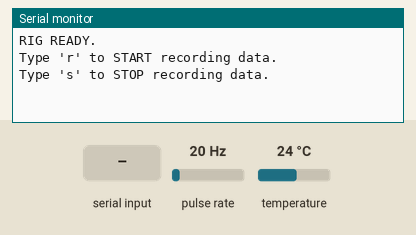
Bench run of a sketch on a simulated Arduino Uno, built with avr-gcc and run on an emulated ATmega328P. On the bench: the last lines printed to the serial monitor. Wiring (inferred from the names in the program): pulse sensor: data pin 2. Inputs (shaded band) come from the test bench; at power-on: pulse rate 20 Hz, temperature 24 °C.

Above: at 1.2 s.
1.3 s: "r" received over Serial
At 2.5 s:
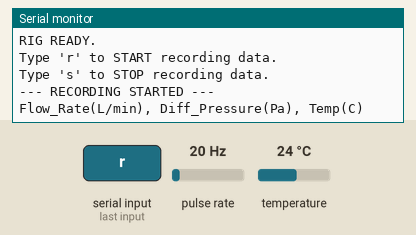
2.8 s: "s" received over Serial
At 3.9 s:
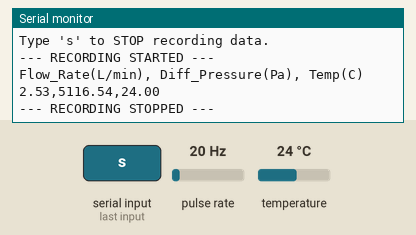

Measured:
- after the input at 1.3 s, the serial monitor: prints a new line at once (image 1)
- after the input at 2.8 s, the serial monitor: prints a new line after 0.29 s (image 2)

The sketch:

yfb10.ino
```cpp
#include <OneWire.h>
#include <DallasTemperature.h>

// --- PIN ASSIGNMENTS ---
const int flowPin = 2;
const int tempPin = 4;
const int pressurePin = A0;

// --- SENSOR SETUP ---
OneWire oneWire(tempPin);
DallasTemperature tempSensor(&oneWire);

volatile int pulseCount = 0;
float flowRate = 0.0;
const float calibrationFactor = 7.9;
unsigned long oldTime = 0;

// --- RECORDING CONTROL ---
boolean isRecording = false; // Starts paused!

void pulseCounter() {
  pulseCount++;
}

void setup() {
  Serial.begin(9600);

  pinMode(flowPin, INPUT);
  attachInterrupt(digitalPinToInterrupt(flowPin), pulseCounter, FALLING);
  tempSensor.begin();

  // Instructions for the user
  Serial.println("RIG READY.");
  Serial.println("Type 'r' to START recording data.");
  Serial.println("Type 's' to STOP recording data.");
}

void loop() {

  // --- LISTEN FOR KEYBOARD COMMANDS ---
  if (Serial.available() > 0) {
    char command = Serial.read();

    if (command == 'r' && isRecording == false) {
      isRecording = true;
      Serial.println("--- RECORDING STARTED ---");
      Serial.println("Flow_Rate(L/min), Diff_Pressure(Pa), Temp(C)"); // CSV Header
      oldTime = millis(); // Reset timer so we get exactly 1 second
      pulseCount = 0;     // Clear any accidental bumps to the flow sensor
    }
    else if (command == 's' && isRecording == true) {
      isRecording = false;
      Serial.println("--- RECORDING STOPPED ---");
    }
  }

  // --- ONLY TAKE READINGS IF RECORDING IS TRUE ---
  if (isRecording == true) {

    // Execute exactly once every 1000 milliseconds (1 second)
    if ((millis() - oldTime) >= 1000) {

      // 1. FLOW
      detachInterrupt(digitalPinToInterrupt(flowPin));
      flowRate = ((1000.0 / (millis() - oldTime)) * pulseCount) / calibrationFactor;
      pulseCount = 0;
      oldTime = millis();
      attachInterrupt(digitalPinToInterrupt(flowPin), pulseCounter, FALLING);

      // 2. PRESSURE
      int rawPressure = analogRead(pressurePin);
      float voltageRatio = (float)rawPressure / 1023.0;
      float pressureKpa = (voltageRatio - 0.04) / 0.09;
      float pressurePa = pressureKpa * 1000.0;

      // 3. TEMPERATURE
      tempSensor.requestTemperatures();
      float tempC = tempSensor.getTempCByIndex(0);

      // 4. PRINT CSV FORMAT
      Serial.print(flowRate);
      Serial.print(",");
      Serial.print(pressurePa);
      Serial.print(",");
      Serial.println(tempC);
    }
  }
}
```
